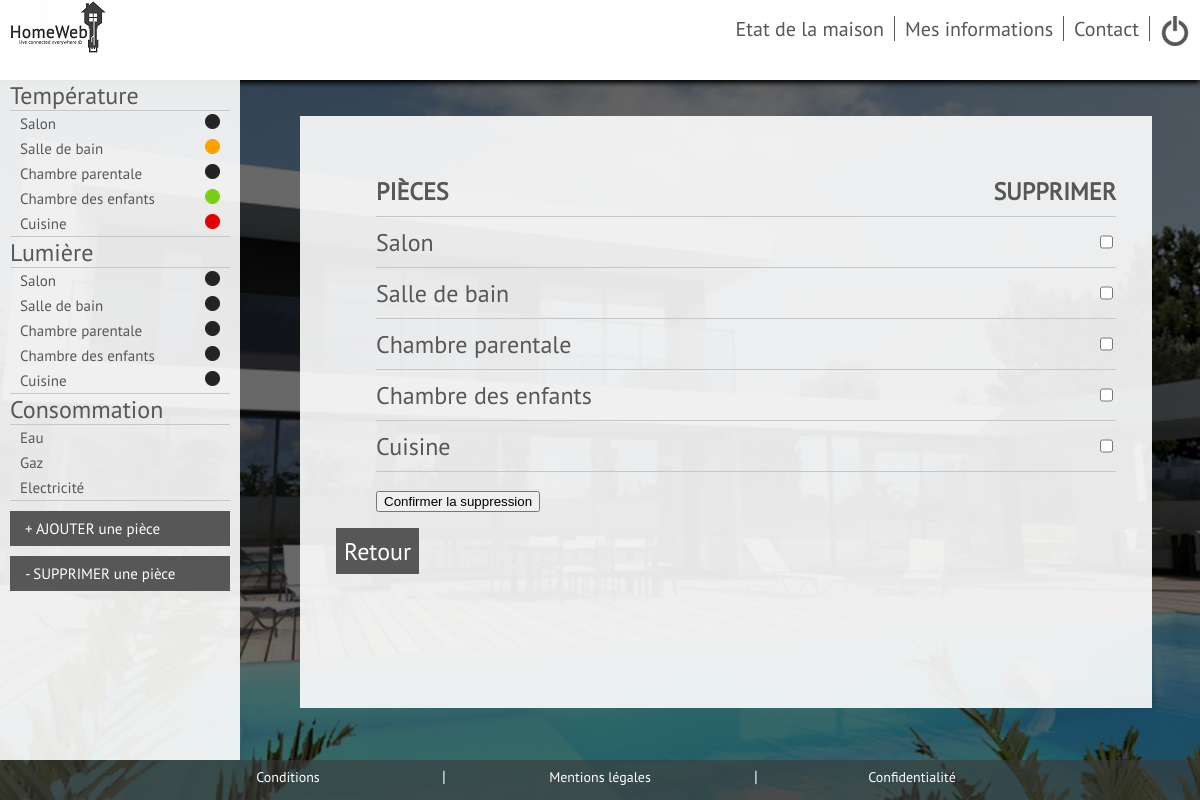
Page /Vues/suppr.php on the committed database.
### tables this page shows
CREATE TABLE IF NOT EXISTS `pieces` (
  `id` int(11) NOT NULL,
  `id_Utilisateur` int(11) NOT NULL,
  `Nom` varchar(255) NOT NULL,
  `presence_temp` int(11) NOT NULL,
  `presence_lum` int(11) NOT NULL,
  `temperature` int(11) NOT NULL,
  `lumiere` int(11) NOT NULL,
  `etat_temp` int(11) NOT NULL,
  `numero_capteur` varchar(250) NOT NULL
);

### Controleur/fonctions.php (the view, shortened to what this page needs)
<?php
function cascade_temp($id,$db)
{
    $reponse = $db->prepare('SELECT Nom, etat_temp FROM Pieces WHERE id_Utilisateur = ? AND presence_temp = 1');
    $reponse->execute(array($id));
    echo "<ul>";
    while ($donnees = $reponse->fetch())
    {
        $nom_piece = $donnees['Nom'];
        $etat = $donnees['etat_temp'];
        if ($etat == 0)
        {
        echo ("<li><a href=\"temperature.php\">" . $nom_piece . "</a> <span><img src=\"../image/Pastille_noire.png\" title=\"Éteint\"></span></li>");
        }
        if ($etat == 1)
        {
        echo ("<li><a href=\"temperature.php\">" . $nom_piece . "</a> <span><img src=\"../image/Pastille_verte.png\" title=\"Marche\"></span></li>");
        }
        if ($etat == 2)
        {
        echo ("<li><a href=\"temperature.php\">" . $nom_piece . "</a> <span><img src=\"../image/Pastille_orange.png\" title=\"En cours de régulation\"></span></li>");
        }
        if ($etat == 3)
        {
        echo ("<li><a href=\"temperature.php\">" . $nom_piece . "</a> <span><img src=\"../image/Pastille_rouge.png\" title=\"En Panne\"></span></li>");
        }
    }
    echo "</ul>";
}
function cascade_lum($id,$db)
{
    $reponse = $db->prepare('SELECT Nom, lumiere FROM Pieces WHERE id_Utilisateur = ? AND presence_lum = 1');
    $reponse->execute(array($id));
    echo "<ul>";
    while ($donnees = $reponse->fetch())
    {
        $nom_piece = $donnees['Nom'];
        $etat = $donnees['lumiere'];
        if ($etat == 0)
        {
        echo ("<li><a href=\"lumiere.php\">" . $nom_piece . "</a> <span><img src=\"../image/Pastille_noire.png\" title=\"Eteint\"></span></li>");
        }
    }
    echo "</ul>";
}
function cascade_suppr($id,$db)
{
    $reponse = $db->prepare('SELECT Nom FROM Pieces WHERE id_Utilisateur = ? AND presence_lum = 1');
    $reponse->execute(array($id));
    echo "<ul>
            <li><b>PIÈCES</b> <span><b>SUPPRIMER</b></span></li>
            <form method=\"POST\" action=\"../Controleur/supprimer_page.php\"> ";
    while ($donnees = $reponse->fetch())
    {
        $nom_piece = $donnees['Nom'];
        echo ("<li>" . $nom_piece . "<input type=\"checkbox\" name=\"box[]\" value=\"$nom_piece\" \"></li>") ;
    }
    echo "
    <input class=\"boutons_piece\" type=\"submit\" value=\"Confirmer la suppression\">
    </form>
                </ul>";
}
?>

### Vues/suppr.php (shortened to what this page needs)
<!DOCTYPE HTML>
<?php require("../Controleur/fonctions.php");
?>
<html>
	<head>
		<link rel="stylesheet" type="text/css" href="../Styles/main.css" />
	</head>
	<body>
        <div id="page">
            <header>
                <?php
                include ("../entete.php");
                ?>
            </header>
            <div id=capteurs>
                <ul>
                    <li><a href="#">Température</a>
                        <?php cascade_temp(1,$db) ?>
                    </li>
                    <li><a href="#">Lumière</a>
                        <?php cascade_lum(1,$db) ?>
                    </li>
                    <li><a href="#">Consommation</a>
                        <ul>
                            <li><a href="eau.php">Eau</a></li>
                            <li><a href="gaz.php">Gaz</a></li>
                            <li><a href="elec.php">Electricité</a></li>
                        </ul>
                    </li>
                    <li>
                        <a class="bouton_type" href="ajout_piece.php">+  AJOUTER une pièce</a>
                        <a class="bouton_type" href="suppr.php">- SUPPRIMER une pièce</a>
                    </li>
                </ul>
	       	</div>
            <div id=boite>
                <?php cascade_suppr(1,$db) ?>
                <a class="boutons_retour" href="etat.php" >Retour</a>
            </div>
        </div>
         <?php include ("../footer.php");?>
	</body>
</html>

### entete.php
<?php
echo '  <div id="logo">
            <a href="../image/logo.png"><img src="../image/logomini.png" alt="Logo HomeWeb" title="Logo HomeWeb"/>
        </div>
        <nav>
            <ul>
                <li><a href="../Vues/etat.php">Etat de la maison</a></li>
                <li><a href="../Vues/infos.php">Mes informations</a></li>
                <li><a href="../Vues/contact.php">Contact</a></li>
                <div id=logodeco><a href="../Controleur/logout.php"><img src="../Vues/image/onoff.png"></a></div>
            </ul>
        </nav>';
?>

### footer.php
<?php echo' <footer>
                <nav>
                    <ul>
                        <li><a href="#">Conditions</a></li>
                        <li>|</li>
                        <li><a href="#">Mentions légales</a></li>
                        <li>|</li>
                        <li><a href="#">Confidentialité</a></li>
                    </ul>
                </nav>
            </footer>';?>

### Styles/main.css (style rules this page uses)
html, #page { height: 100%; width: 100%; }
body { background: url('../image/fond.png') ; background-position: center ; background-repeat: no-repeat ; background-attachment: fixed ; background-size: cover ; color: #575757; font-family: pt_sansregular; margin: 0px; height: 100%; }
#logo { margin-left: 10px; }
header nav ul { list-style-type: none; display: flex; }
header nav li { padding-left:10px; padding-right:10px; border: 1px; border-right-style:solid; }
header { display: flex; justify-content: space-between; background-color: white; box-shadow: 0px 3px 5px black; height: 10%; }
footer { display: flex; bottom:0; position:absolute; width:100%; background-color: rgba(57,57,57,0.6); color:white; height: 5%; text-align:center; list-style:none; }
footer nav { width:100%; }
footer nav ul { list-style-type:none; display:flex; width:65%; padding:0; margin:auto; margin-top:0.5%; margin-bottom:0.5%; }
footer nav li { width:100%; }
footer nav ul li a { color:white; font-size:14px; }
nav a { font-size: 20px; text-decoration: none; color: #575757; }
#objects, #objects ul, #capteurs, #capteurs ul { padding: 0; margin: 0; list-style: none; }
#capteurs { background-color: rgba(255,255,255,0.9); width: 20%; height: 85%; overflow: auto; display: inline-block; vertical-align: top; max-width: 300px; min-width: 200px; }
#capteurs ul li { font-size: x-large; margin-left: 10px; margin-right:10px; }
#capteurs ul li ul li { font-size: 15px; padding-top:3px; padding-bottom:3px; display:flex; justify-content:space-between; }
#capteurs ul li ul li a:before { content: '•'; position: absolute; opacity: 0; margin-left: -12px; }
#capteurs ul li ul { border: 1px; border-top-style:solid; border-bottom-style:solid; border-color: rgb(199,199,199); }
#capteurs a { text-decoration:none; color:#575757; }
#boite { background-color: rgba(255,255,255,0.9) ; font-size: 24px; margin-top: 3%; margin-right: 5%; margin-left: 5%; width: 65%; padding: 3% 3% 3% 3%; display:inline-block; position: fixed; vertical-align:top; height:65%; }
#boite ul li { display:flex; justify-content: space-between; border: 1px; border-bottom-style:solid; border-color: rgb(199,199,199); margin-bottom: 10px; padding-bottom: 10px; }
.boutons_retour { border-style: solid; background-color: #575757; border-color: #575757; color: white; text-decoration: none; padding: 5px; }
#capteurs .bouton_type { cursor: pointer; border-style: solid; background-color: #575757; border-color: #575757; padding: 5px; font-size: 15px; display: flex; margin-top: 10px; padding-left: 12px; color:white; margin-bottom:10px; }
#logodeco { height:25px; margin-left: 10px; margin-right:10px; }

### rows in the picture
pieces: Nom "Salon", etat_temp 0 (drawn), lumiere 0 (drawn)
pieces: Nom "Salle de bain", etat_temp 2 (drawn), lumiere 0 (drawn)
pieces: Nom "Chambre parentale", etat_temp 0 (drawn), lumiere 0 (drawn)
pieces: Nom "Chambre des enfants", etat_temp 1 (drawn), lumiere 0 (drawn)
pieces: Nom "Cuisine", etat_temp 3 (drawn), lumiere 0 (drawn)
